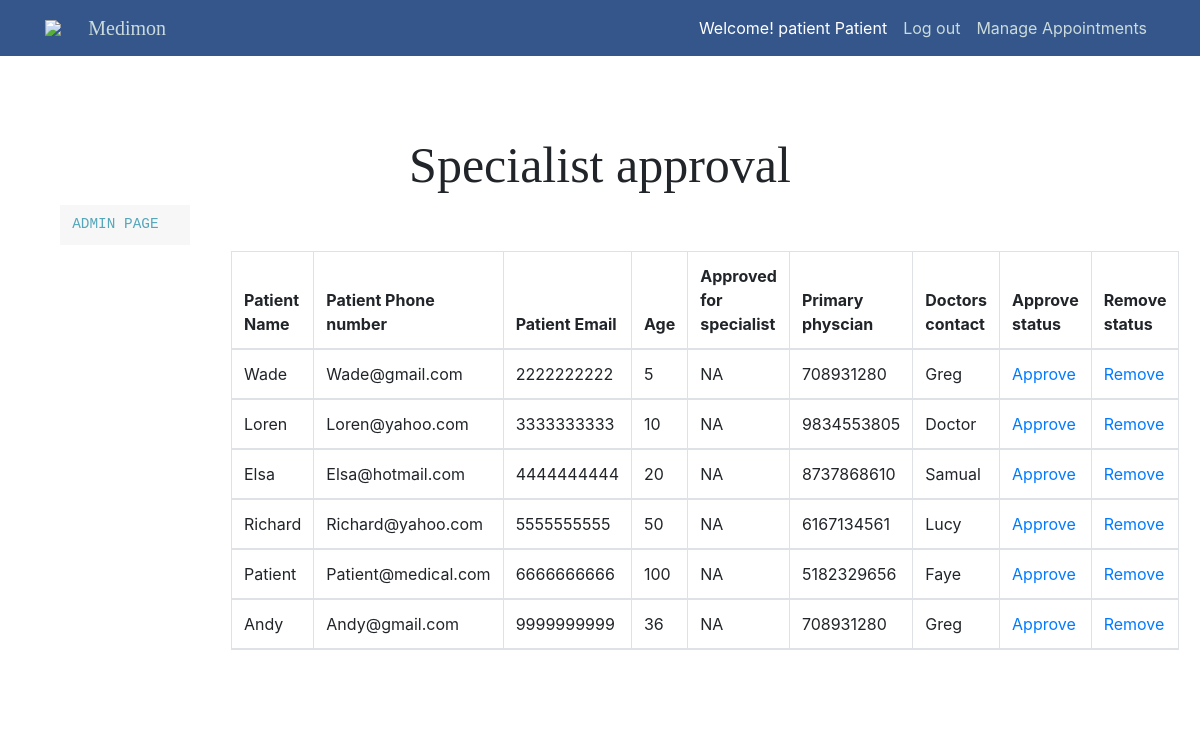
The page /adminPages/SpecialistApproval.php (signed in) on the database its author committed.
### tables this page shows
CREATE TABLE PATIENT (
    Patient_id           INT AUTO_INCREMENT,
    Primary_physician_id INT,
    Specialist_approved  BOOLEAN,
    Specialist_check VARCHAR(8) NOT NULL DEFAULT "NA",
    Name                 VARCHAR(20) NOT NULL,
    Password             VARCHAR(255) NOT NULL,
    Phone_number         CHAR(10) UNIQUE NOT NULL,
    Email                VARCHAR(254) UNIQUE,
    Age                  INT,
    Medical_allergy      BOOLEAN NOT NULL DEFAULT false,
    Medical_Al_Description VARCHAR(100),
    PRIMARY KEY (Patient_id),
    FOREIGN KEY (Primary_physician_id) REFERENCES DOCTOR(Doctor_id) ON DELETE SET NULL
);

CREATE TABLE DOCTOR (
    Doctor_id      INT AUTO_INCREMENT,
    Office_id      INT,
    Speciality     VARCHAR(30),
    Name           VARCHAR(20),
    Password       VARCHAR(255) NOT NULL,
    Phone_number   CHAR(10) UNIQUE,
    PRIMARY KEY (Doctor_id),
    FOREIGN KEY (Office_id) REFERENCES OFFICE(Office_id) ON DELETE SET NULL
);

### adminPages/SpecialistApproval.php (the view, shortened to what this page needs)
<?php
require_once "../php/config.php";
$sql = "SELECT PData.Name as P_Name, PData.Email as P_Email, PData.Phone_Number as P_Phone_Num, PData.Age as P_Age, PData.Patient_id as P_id, PData.Specialist_check as P_SpesCheck, DData.Name as Doctor_name,
         DData.Phone_Number as D_Phone_Num FROM PATIENT AS PData LEFT JOIN DOCTOR AS DData ON PData.Primary_physician_id = DData.Doctor_id; ";
$result = mysqli_query($db, $sql);
$PtableResult = "";
if ($result->num_rows > 0) {
  while($row = $result-> fetch_assoc()) {
    $PtableResult .= "<tr>". "<td>" . $row["P_Name"] . "</td><td>"  . $row["P_Email"] . "</td><td>" . $row["P_Phone_Num"] . "</td><td>" .  $row["P_Age"] . "</td><td>"
                    . $row["P_SpesCheck"] . "</td><td>" . $row["D_Phone_Num"] . "</td><td>" . $row["Doctor_name"] . "</td>". "</td><td>
                    <a href='../adminPages/SpecialistApproval.php?approve_Pid=" . $row["P_id"]  . "'>Approve</a> </td>" . "</td><td> <a href='../adminPages/SpecialistApproval.php?remove_Pid=" . $row["P_id"] . "'>Remove</a>
                                         </td>" .  "</tr>";
  }
}
?>
<!doctype html>
<html lang="en">
<head>
  <link rel="stylesheet" href="../css/style.css">
  <link rel="stylesheet" href="https://stackpath.bootstrapcdn.com/bootstrap/4.3.1/css/bootstrap.min.css"
>
</head>
<nav class="floating-menu">
        <a href="AdminPage.php">
            <div>
                Admin Page
            </div>
        </a>
</nav>
<?php include_once("../php/header.php"); ?>
<section id = "Admin user">
<div class="main-container">
    <div class="main-wrap">
      <div class="text-center" id="Admin-header">Specialist approval</div>
      <div class="container-fluid">
        <div class="row justify-content-center my-5">
          <div class="col-12">
            <table class="table table-bordered">
              <thead class="thead">
                <tr>
                  <th scope="col">Patient Name</th>
                  <th scope="col">Patient Phone number</th>
                  <th scope="col">Patient Email</th>
                  <th scope="col">Age</th>
                  <th scope="col">Approved for specialist</th>
                  <th scope="col">Primary physcian</th>
                  <th scope="col">Doctors contact</th>
                  <th scope="col">Approve status</th>
                  <th scope="col">Remove status</th>
                </tr>
                <?php echo $PtableResult;?>
              </thead>
            </table>
          </div>
        </div>
      </div>
      </section>
</body>
</html>

### css/style.css (style rules this page uses)
html { height: 100%; }
.main-container { width:100%; display:flex; flex-direction:column; align-items:center; margin-top: 21px; margin-top: 21px; height: 150%; }
.main-container .main-wrap { width:768px; margin-top: 30px; }
.main-container { background-color: #ffffff; height: 700px; }
#Admin-header { margin-top: 10%; margin-bottom: 20px; font-family:Cambria, Cochin, Georgia, Times, 'Times New Roman', serif; font: bold; font-size: 50px; }
* { padding: 0px; margin: 0px; box-sizing: border-box; }
table { width: 600px; }
.floating-menu { top:25%; left:5%; font-family: sans-serif; background: rgb(247, 247, 247); padding: 5px;; width: 130px; z-index: 100; position: fixed; font-family: "Lucida Console", "Courier New", monospace; }
.floating-menu a, .floating-menu h3 { font-size: 0.9em; display: block; margin: 0 0.5em; color: white; font-family: "Lucida Console", "Courier New", monospace; }
.floating-menu { display: flex; flex-direction: column; align-items: start; list-style-type: none; font-family: "Lucida Console", "Courier New", monospace; }
.floating-menu a { position: relative; display: block; padding: 4px 0; font-family: Lato, sans-serif; color: #56a6ba; text-decoration: none; text-transform: uppercase; transition: 0.5s; font-family: "Lucida Console", "Courier New", monospace; }
.floating-menu ::after { position: absolute; content: ""; top: 100%; left: 0; width: 100%; height: 3px; background: #3498db; transform: scaleX(0); transform-origin: right; transition: transform 0.5s; font-family: "Lucida Console", "Courier New", monospace; }

### rows shown on the page
patient: Name "Wade", Email "Wade@gmail.com", Phone_number "2222222222", Age "5", Specialist_check "NA", Primary_physician.Phone_number "708931280", Primary_physician.Name "Greg"
patient: Name "Loren", Email "Loren@yahoo.com", Phone_number "3333333333", Age "10", Specialist_check "NA", Primary_physician.Phone_number "9834553805", Primary_physician.Name "Doctor"
patient: Name "Elsa", Email "Elsa@hotmail.com", Phone_number "4444444444", Age "20", Specialist_check "NA", Primary_physician.Phone_number "8737868610", Primary_physician.Name "Samual"
patient: Name "Richard", Email "Richard@yahoo.com", Phone_number "5555555555", Age "50", Specialist_check "NA", Primary_physician.Phone_number "6167134561", Primary_physician.Name "Lucy"
patient: Name "Patient", Email "Patient@medical.com", Phone_number "6666666666", Age "100", Specialist_check "NA", Primary_physician.Phone_number "5182329656", Primary_physician.Name "Faye"
patient: Name "Andy", Email "Andy@gmail.com", Phone_number "9999999999", Age "36", Specialist_check "NA", Primary_physician.Phone_number "708931280", Primary_physician.Name "Greg"

### other values the page prints
$typ "patient"
$name "Patient"
